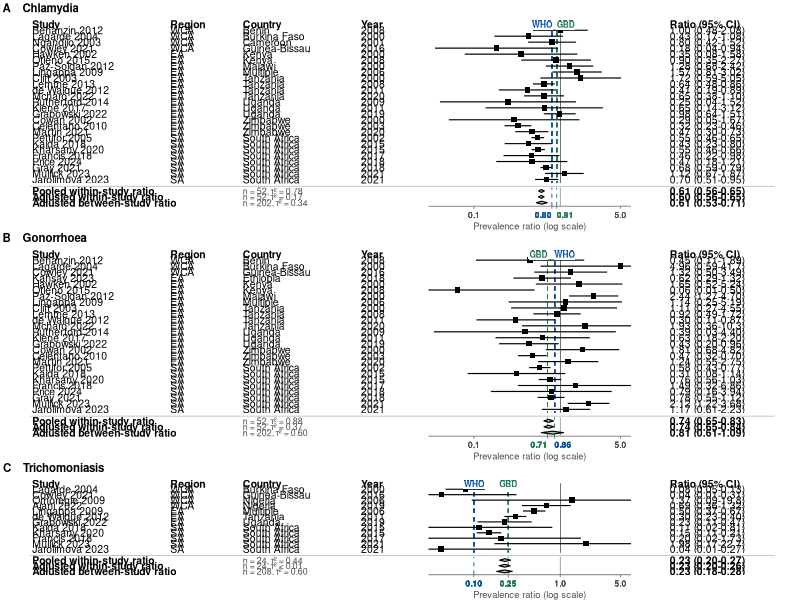
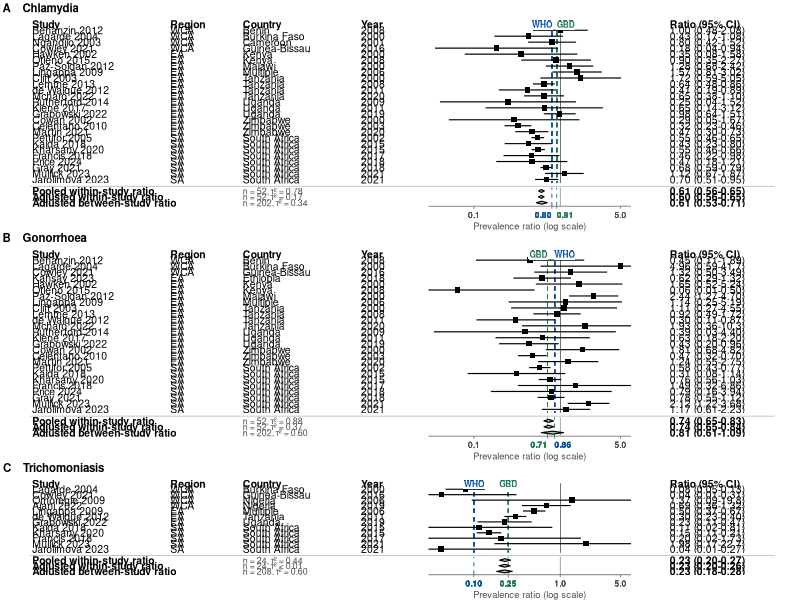

Recreate these plots in R, in order.
# Forest plots (manual)
library(patchwork)
library(tidyverse)

# Study data for plot ----

dat_plot <- read.csv("./data/data_withinstudy_adjusted.csv") |>
  pivot_wider(names_from = sex, values_from = c(adj_prev, adj_se)) |>
  mutate(ratio = adj_prev_Male/adj_prev_Female,
         ratio_log = log(ratio),
         ratio_se_log = sqrt((adj_se_Male / adj_prev_Male)^2 + (adj_se_Female / adj_prev_Female)^2),
         lwr = exp(ratio_log - 1.96 * ratio_se_log),
         upr = exp(ratio_log + 1.96 * ratio_se_log)) |>
  select(!c(starts_with("adj_"), ratio_log, ratio_se_log)) |>
  mutate(est = ifelse(upr < 10, 
                      paste0(sprintf(ratio,fmt = '%#.2f')," (", sprintf(lwr,fmt = '%#.2f'), 
                             "-", sprintf(upr,fmt = '%#.2f'), ")"),
                      # if > 10 then only 1 decimal place for upr in CI
                      paste0(sprintf(ratio,fmt = '%#.2f')," (", sprintf(lwr,fmt = '%#.2f'), 
                             "-", sprintf(upr,fmt = '%#.1f'), ")")),
         year_mid = as.character(year_mid),
         country = ifelse(study_id == "Lingappa 2009", "Multiple", country)) |>
  # Headings
  bind_rows(data.frame(study_name = NA, study_id = "Study",
                       year_mid = "Year", region = "Region",
                       country = "Country", pop_analysis = "Population",
                       sti = NA, ratio = NA, lwr = NA,
                       upr = NA, est = "Ratio (95% CI)"))

dat_ct <- dat_plot |> filter(sti == "CT" | is.na(sti)) |>
  mutate(region = factor(region, levels = c("Region","WCA", "EA", "SA"))) |>
  arrange(region, country, year_mid) |>
  #  arrange(region, year_mid, country) |>
  mutate(study_id = forcats::fct_inorder(study_id)) |>
  mutate(study_id = fct_relevel(study_id, "Study"))

dat_ng <- dat_plot |> filter(sti == "NG" | is.na(sti)) |>
  mutate(region = factor(region, levels = c("Region","WCA", "EA", "SA"))) |>
  arrange(region, country, year_mid) |>
  #  arrange(region, year_mid, country) |>
  mutate(study_id = forcats::fct_inorder(study_id)) |>
  mutate(study_id = fct_relevel(study_id, "Study"))

dat_tv <- dat_plot |> filter(sti == "TV" | is.na(sti)) |>
  mutate(region = factor(region, levels = c("Region","WCA", "EA", "SA"))) |>
  arrange(region, country, year_mid) |>
  #  arrange(region, year_mid, country) |>
  mutate(study_id = forcats::fct_inorder(study_id)) |>
  mutate(study_id = fct_relevel(study_id, "Study"))

# Weighted summary ratios ----

dat_summary <- read.csv("./results/ratios.csv") |>
  filter(diag %in% c("All tests, adjusted")) |>
  relocate(type) |>
  mutate(est = paste0(sprintf(ratio,fmt = '%#.2f'), " (", sprintf(lwr,fmt = '%#.2f'), 
                      "-", sprintf(upr,fmt = '%#.2f'), ")"),
         type = factor(type, levels = c("Pooled", "Within study", "Between study"),
                       labels = c("Pooled within-study ratio","Adjusted within-study ratio", "Adjusted between-study ratio")),
         sum = case_when(tau_study >= 0.01 ~ paste0("n = ",n, ", \u03C4","\u00B2"," = ", sprintf(tau_study,fmt = '%#.2f')),
                         tau_study <0.01 ~ paste0("n = ",n, ", \u03C4","\u00B2"," < 0.01"))) |> 
  arrange(sti, type)

dat_summary_ct <- dat_summary |> filter(sti == "CT")
dat_summary_ng <- dat_summary |> filter(sti == "NG")
dat_summary_tv <- dat_summary |> filter(sti == "TV")

# Plot ----  

# dat = study data
# dat_summary = weighted ratios
# dim = dimensions for top and bottom of forest
plot_forest <- function(dat, dat_summary, dim, who_ratio, ihme_ratio, title) {
  
  textsize <- 7.5
  x_axis_min <- 0.038
  x_axis_max <- 5.16
  
  # Studies at top of plot 
  
  p1_left <- dat |>
    ggplot(aes(y = fct_rev(study_id))) +
    geom_text(aes(x = 0, label = study_id), hjust = 0, 
              fontface = ifelse(dat$study_id == "Study", "bold", "plain"),
              size = textsize / .pt) +
    geom_text(aes(x = 1.05, label = region, hjust = 0),
              fontface = ifelse(dat$region == "Region", "bold", "plain"),
              size = textsize / .pt) +
    geom_text(aes(x = 1.6, label = country, hjust = 0),
              fontface = ifelse(dat$country == "Country", "bold", "plain"),
              size = textsize / .pt) +
    geom_text(aes(x = 2.5, label = year_mid, hjust = 0),
              fontface = ifelse(dat$year_mid == "Year", "bold", "plain"),
              size = textsize / .pt) +
    theme_void(base_size = textsize) +
    theme(plot.margin = unit(c(t=0,r=0,b=0,l=0), "cm")) +
    coord_cartesian(xlim = c(0,2.8))
  
  p1_mid <- dat |>    
    ggplot(aes(y = fct_rev(study_id))) + 
    geom_segment(aes(x = 1, xend = 1), y = 0, yend = "Study", linetype = "solid",
                 size = 0.2, colour = "gray45") +
    geom_segment(aes(x = who_ratio, xend = who_ratio), y = 0, yend = "Study", linetype = "dashed",
                 size = 0.3, colour = "#0b54a5") +
    geom_segment(aes(x = ihme_ratio, xend = ihme_ratio), y = 0, yend = "Study", linetype = "dashed",
                size = 0.3, colour = "#1e7b54") +
    geom_point(aes(x = ratio), shape=15, size=1.5, colour = "black") +
    geom_linerange(aes(xmin = lwr, xmax = upr), size = 0.4, colour = "black") +
    geom_label(aes(x = who_ratio, y = "Study", label = "WHO"),
               size = textsize*0.8 / .pt, label.size = NA,
               label.padding = unit(0.12, "lines"),
               colour = "#0b54a5", fill = "white", fontface = "bold",
               vjust = 0.5, 
               hjust = case_when(who_ratio == 0.80 ~ 0.94,
                                 who_ratio == 0.86 ~ 0.06,
                                 who_ratio == 0.10 ~ 0.5)) +
    geom_label(aes(x = ihme_ratio, y = "Study", label = "GBD"),
               size = textsize*0.8 / .pt, label.size = NA,
               label.padding = unit(0.12, "lines"),
               colour = "#1e7b54", fill = "white", fontface = "bold",
               vjust = 0.5, 
               hjust = case_when(ihme_ratio == 0.91 ~ 0.06,
                                 ihme_ratio == 0.71 ~ 0.94,
                                 ihme_ratio == 0.25 ~ 0.5)) +
    theme_classic(base_size = textsize) +
    theme(axis.line.y = element_blank(),
          axis.ticks.y = element_blank(),
          axis.text.y = element_blank(),
          axis.title.y = element_blank(),
          # remove bottom axis and numbers
          axis.line.x = element_blank(),
          axis.ticks.x = element_blank(),
          axis.text.x = element_blank(),
          axis.title.x = element_blank(),
          plot.margin = unit(c(t=0,r=0,b=0,l=0), "cm")) +
    scale_x_log10() +
    coord_cartesian(xlim = c(x_axis_min, x_axis_max))
  
  p1_right <- dat |>
    ggplot(aes(y = fct_rev(study_id))) +
    geom_text(aes(x = 0.05, label = est), hjust = 0,
              fontface = ifelse(dat$est == "Ratio (95% CI)", "bold", "plain"),
              size = textsize / .pt) +
    theme_void(base_size = textsize) +
    theme(plot.margin = unit(c(t=0,r=0,b=0,l=0), "cm")) +
    coord_cartesian(xlim = c(0,0.3))
  
  # Summary measures at bottom of plot
  
  p2_left <- dat_summary |>
    ggplot(aes(y = fct_rev(type))) +
    geom_text(aes(x = 0, label = type), hjust = 0, fontface = "bold",
              size = textsize / .pt) +
    geom_text(aes(x = 1.6, label = sum), hjust = 0, fontface = "plain",
              colour = "grey30",
              size = textsize*0.85 / .pt) +
    theme_void(base_size = textsize) +
    theme(plot.margin = unit(c(t=0,r=0,b=0,l=0), "cm")) +
    coord_cartesian(xlim = c(0,2.8))
  
  # p2_mid = summary measures using diamonds, which need 4 coordinates per ratio:
  # (x,y) corresponding to (lwr,y_mid), (ratio,y_up), (upr, y_mid), (ratio, y_low)
  # where y_mid, y_up and y_low define height of diamond
  
  height <- 0.5
  y_positions <- c(1, 2)  # Fixed y positions for each type
  
  diamond_data <- dat_summary |> 
    select(!est) |>
    # repeat ratio value so that two coordinates at centre
    mutate(ratio2 = ratio) |>
    pivot_longer(cols = c(ratio, ratio2, lwr, upr)) |>
    mutate(x = value,
           # Fixed y position for each ratio (reverse order)
           y_pos = c(rep(3,4), rep(2,4), rep(1,4)),
           y = case_when(name %in% c("lwr", "upr") ~ y_pos,
                         name %in% "ratio" ~ y_pos + height/2,
                         name %in% "ratio2" ~ y_pos - height/2)) |>
    # reorder coordinates
    mutate(type = factor(type, 
                         levels = c(" ", "Pooled within-study ratio", "Adjusted within-study ratio", "Adjusted between-study ratio")),
           name = factor(name, levels = c("lwr", "ratio", "upr", "ratio2"))) |>
    arrange(type,name)
  
  # Define x-axis breaks for p2_mid
  # Define the breaks based on the value of `who_ratio`
  x_breaks <- if (who_ratio < 0.5) {
    c(who_ratio, ihme_ratio, 1, 5)
  } else if(who_ratio < ihme_ratio) {
    c(0.1, who_ratio, ihme_ratio, 5) 
  } else {
    c(0.1, ihme_ratio, who_ratio, 5) 
  }
  
  p2_mid <- ggplot(data = diamond_data) +
    geom_vline(xintercept = 1, linetype = "solid", size = 0.22, colour = "gray45") +
    geom_vline(xintercept = who_ratio, linetype="dashed", size = 0.3, colour = "#0b54a5") +
    geom_vline(xintercept = ihme_ratio, linetype="dashed", size = 0.3, colour = "#1e7b54") +
    geom_polygon(aes(x = x, y = y, group = type),
                 fill = "grey", color = "black", size = 0.4) +
    theme_classic(base_size = textsize) +
    # NOTE ylim is exactly lined up with y-axes for p2_left and p2_right
    scale_x_log10(breaks = x_breaks,
                  labels = function(x) {
                    ifelse(x %in% c(who_ratio, ihme_ratio),
                           scales::number_format(accuracy = 0.01)(x),
                           scales::number_format(accuracy = 0.1)(x))
                  }) +
    # scale_x_log10(breaks = x_breaks,
    #               labels = scales::number_format(accuracy = 0.01)) +
    coord_cartesian(xlim = c(x_axis_min, x_axis_max), ylim = c(0.55,3.45)) +
    scale_y_continuous(breaks = c(1,2,3,4)) +
    # make who_ratio blue + change other theme
    theme(axis.text.x = element_text(colour = case_when(x_breaks == who_ratio ~ "#0b54a5", x_breaks == ihme_ratio ~ "#1e7b54", TRUE~ "grey30"),
                                     face = ifelse(x_breaks %in% c(who_ratio, ihme_ratio), "bold", "plain"),
                                     # reposition who and ihme x axis labels
                                     hjust = case_when(who_ratio < 0.5 ~ 0.5,
                                                       x_breaks == who_ratio & who_ratio < ihme_ratio  ~ 1,
                                                       x_breaks == ihme_ratio & who_ratio < ihme_ratio  ~ 0,
                                                       x_breaks == who_ratio & who_ratio > ihme_ratio  ~ 0,
                                                       x_breaks == ihme_ratio & who_ratio > ihme_ratio  ~ 1,
                                                       TRUE ~ 0.5),
                                     size = rel(1)),
          axis.line.y = element_blank(),
          axis.ticks.y = element_blank(),
          axis.text.y = element_blank(),
          axis.title.y = element_blank(),
          axis.title.x = element_text(size = rel(0.9), colour = "grey30"),
          axis.line.x = element_line(colour = "gray45", size = 0.3),
          axis.ticks.x = element_line(colour = "gray45", size = 0.3),
          plot.margin = unit(c(t=0,r=0,b=0,l=0), "cm")) +
    labs(x = "Prevalence ratio (log scale)")
  
  p2_right <- dat_summary |>
    ggplot(aes(y = fct_rev(type))) +
    geom_text(aes(x = 0.05, label = est), hjust = 0, fontface = "bold",
              size = textsize / .pt) +
    theme_void(base_size = textsize) +
    theme(plot.margin = unit(c(t=0,r=0,b=0,l=0), "cm")) +
    coord_cartesian(xlim = c(0,0.3))
  
  # dotted line in between the two plots
  
  line <- ggplot() +
    geom_segment(aes(x = 0, xend = 5, y = 1.5, yend = 1.5), 
                 linetype = "solid", colour = "gray45", size = 0.15) +
    theme_void() +
    theme(plot.margin = unit(c(t=0,r=0,b=0,l=0), "cm")) +
    coord_cartesian(ylim = c(0, 2), xlim = c(0.13, 4.93))
  
  # full plot
  
  p_top <- (p1_left + p1_mid + p1_right) +
    plot_layout(widths = c(2, 1, 0.8))  
  
  p_bot <- (p2_left + p2_mid + p2_right) +
    plot_layout(widths = c(1.999, 1, 0.8)) 
  
  (p_top / line / p_bot) +
    plot_annotation(title = title) +
    plot_layout(heights = dim) &
    theme(plot.margin = unit(c(t=0,r=0,b=0,l=5), "pt"),
          plot.title = element_text(size = textsize*1.1, face="bold", hjust = -0.016, #-0.014
                                    margin = margin(t = 0, r = 0, b = 4, l = 0)),
          plot.title.position = "plot")
  
  # FOR PLOT WITHOUT DOTTED LINE 
  # (p_top / plot_spacer() / p_bot) +
  #   plot_layout(heights = dim) 
} 

p_ct <- plot_forest(dat_ct, dat_summary_ct, c(26/3, 0.1, 1), 0.80, 0.91, "A    Chlamydia")
p_ng <- plot_forest(dat_ng, dat_summary_ng, c(26/3, 0.1, 1), 0.86, 0.71, "B    Gonorrhoea")
p_tv <- plot_forest(dat_tv, dat_summary_tv, c(12/3, 0.1, 1), 0.10, 0.25, "C    Trichomoniasis")


p <- wrap_elements(p_ct) / wrap_elements(p_ng) / wrap_elements(p_tv) +
  plot_layout(height = c(1, 1, 0.6)) &
  theme(plot.margin = unit(c(t = 0.04, r = 0, b = 0, l = 0), "cm"))

p

ggsave("./plots/fig_3.png", p, width = 15, height = 24, unit = "cm", dpi = 700)

